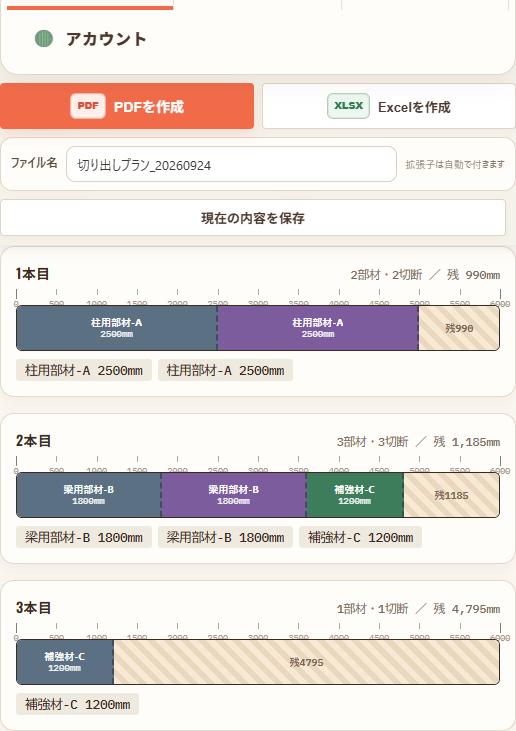
#> input picture assets/issue5/video/source/kiridori-results-card.png, 516 x 731 px
$ python make_source_crops.py
#> lines starting #> are read from the running program, lines starting #| are printed output that depends on the picture
"""Crop verified app screenshots to the result areas used in short videos."""

from pathlib import Path
from PIL import Image

SOURCE = Path(__file__).resolve().parent / "source"
CROPS = [
    ("kiridori-results-card.png", (0, 240, 516, 731), "kiridori-stocks.png", (516, 731)),
    ("harinavi-results.png", (10, 400, 530, 960), "harinavi-results-focus.png", (540, 960)),
]

for filename, region, output, expected in CROPS:
    with Image.open(SOURCE / filename) as screen:
#> screen is the input picture: PIL image 516x731 RGB; mean R, G, B 230.8, 223.9, 220.7
        if screen.size != expected:
            raise ValueError(f"{filename}: expected {expected}, got {screen.size}; inspect current UI first")
        screen.crop(region).save(SOURCE / output)
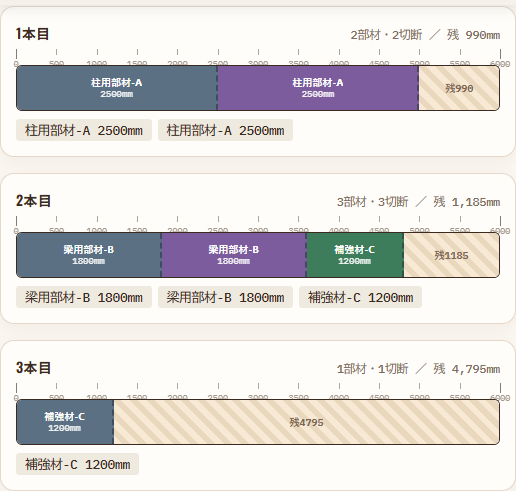
#> saved as kiridori-stocks.png: PIL image 516x491 RGB; mean R, G, B 222.7, 219.3, 217.7
    print(output)
#> pass 2 of the loop `for filename, region, output, expected in CROPS:`:
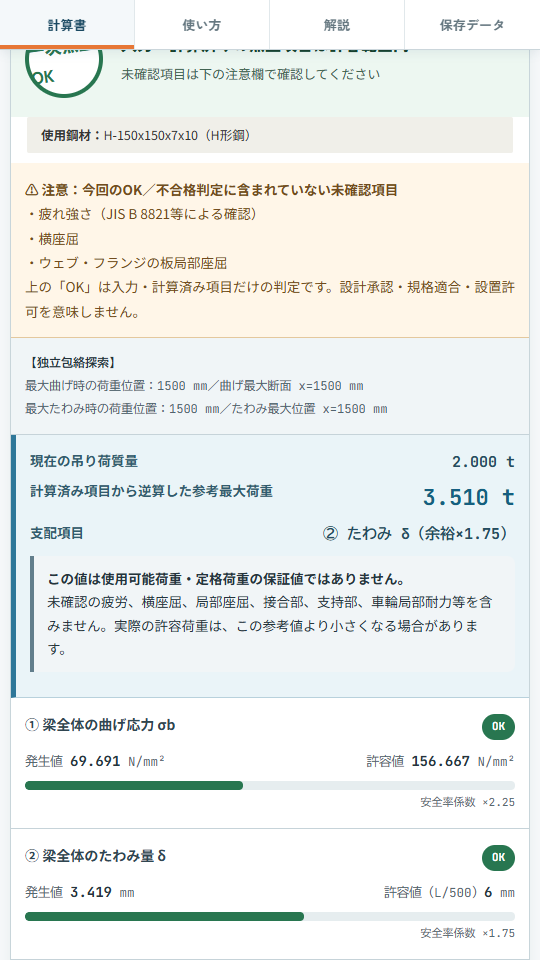
#> input picture assets/issue5/video/source/harinavi-results.png, 540 x 960 px
#> screen is the input picture: PIL image 540x960 RGB; mean R, G, B 235.2, 238.3, 235.9
#> `screen.crop(region).save(SOURCE / output)`:
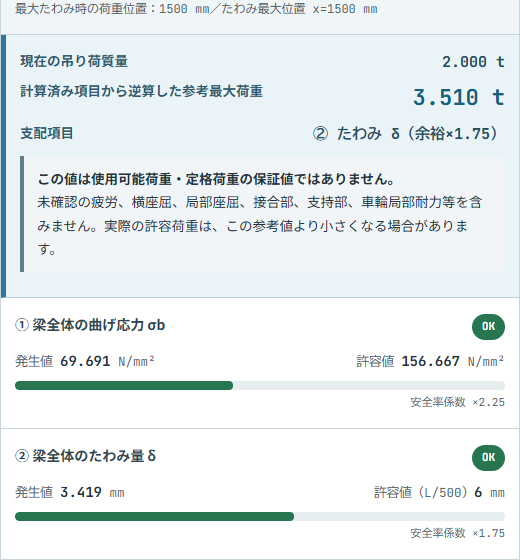
#> saved as harinavi-results-focus.png: PIL image 520x560 RGB; mean R, G, B 231.1, 237.7, 239.2
